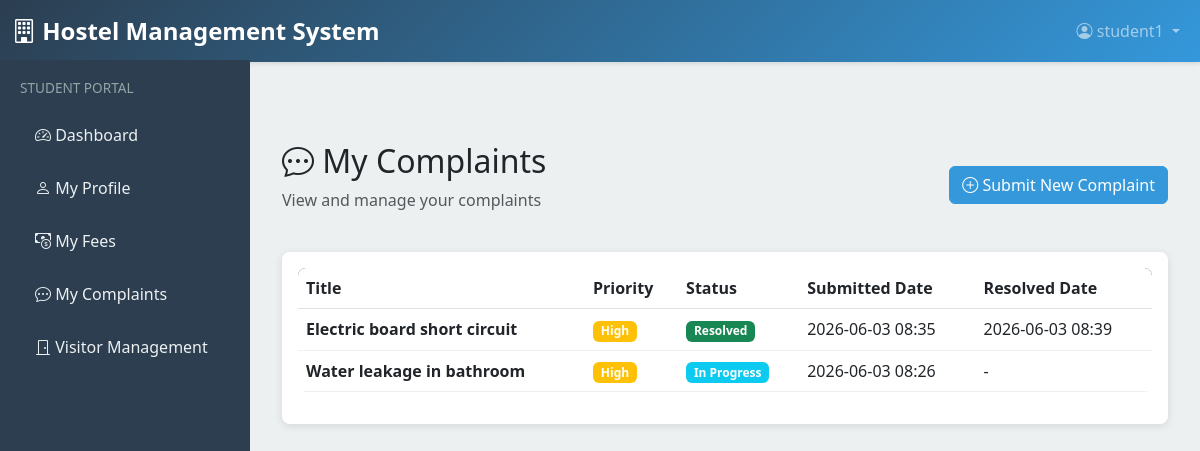
The page /student/complaints/ (signed in) on the database its author committed.
### core/models.py (models this page shows, shortened)
class Complaint(models.Model):
    STATUS_CHOICES = [
        ('submitted', 'Submitted'),
        ('in_progress', 'In Progress'),
        ('resolved', 'Resolved'),
        ('closed', 'Closed'),
    ]
    PRIORITY_CHOICES = [
        ('low', 'Low'),
        ('medium', 'Medium'),
        ('high', 'High'),
        ('urgent', 'Urgent'),
    ]
    student = models.ForeignKey(Student, on_delete=models.CASCADE, related_name='complaints')
    title = models.CharField(max_length=200)
    description = models.TextField()
    priority = models.CharField(max_length=20, choices=PRIORITY_CHOICES, default='medium')
    status = models.CharField(max_length=20, choices=STATUS_CHOICES, default='submitted')
    technician = models.ForeignKey(
        User,
        on_delete=models.SET_NULL,
        null=True,
        blank=True,
        related_name='assigned_complaints',
        limit_choices_to={'role__role': 'technician'}
    )
    resolution_details = models.TextField(blank=True)
    submitted_date = models.DateTimeField(auto_now_add=True)
    resolved_date = models.DateTimeField(null=True, blank=True)
    updated_at = models.DateTimeField(auto_now=True)

### core/views.py (the view)
# urls.py: path('student/complaints/', views.my_complaints, name='my_complaints'),
@login_required(login_url='login')
@user_passes_test(is_student)
def my_complaints(request):
    student = request.user.student_profile
    complaints = student.complaints.all().order_by('-submitted_date')
    context = {'complaints': complaints}
    return render(request, 'student/my_complaints.html', context)

### core/views.py (called while the page is built)
def is_student(user):
    return hasattr(user, 'role') and user.role.role == 'student'

### templates/student/my_complaints.html (shortened to what this page needs)
{% extends 'base.html' %}
{% block content %}
<div class="container-fluid">
    <div class="mb-4 d-flex justify-content-between align-items-center">
        <div>
            <h2><i class="bi bi-chat-dots"></i> My Complaints</h2>
            <p class="text-muted">View and manage your complaints</p>
        </div>
        <a href="{% url 'submit_complaint' %}" class="btn btn-primary">
            <i class="bi bi-plus-circle"></i> Submit New Complaint
        </a>
    </div>
    <div class="card">
        <div class="card-body">
            {% if complaints %}
            <div class="table-responsive">
                <table class="table table-hover">
                    <thead>
                        <tr>
                            <th>Title</th>
                            <th>Priority</th>
                            <th>Status</th>
                            <th>Submitted Date</th>
                            <th>Resolved Date</th>
                        </tr>
                    </thead>
                    <tbody>
                        {% for complaint in complaints %}
                        <tr>
                            <td><strong>{{ complaint.title }}</strong></td>
                            <td>
                                {% if complaint.priority == 'urgent' %}
                                    <span class="badge bg-danger">{{ complaint.get_priority_display }}</span>
                                {% elif complaint.priority == 'high' %}
                                    <span class="badge bg-warning">{{ complaint.get_priority_display }}</span>
                                {% else %}
                                    <span class="badge bg-info">{{ complaint.get_priority_display }}</span>
                                {% endif %}
                            </td>
                            <td>
                                {% if complaint.status == 'resolved' %}
                                    <span class="badge bg-success">{{ complaint.get_status_display }}</span>
                                {% elif complaint.status == 'in_progress' %}
                                    <span class="badge bg-info">{{ complaint.get_status_display }}</span>
                                {% else %}
                                    <span class="badge bg-warning">{{ complaint.get_status_display }}</span>
                                {% endif %}
                            </td>
                            <td>{{ complaint.submitted_date|date:"Y-m-d H:i" }}</td>
                            <td>
                                {% if complaint.resolved_date %}
                                    {{ complaint.resolved_date|date:"Y-m-d H:i" }}
                                {% else %}
                                    -
                                {% endif %}
                            </td>
                        </tr>
                        {% endfor %}
                    </tbody>
                </table>
            </div>
            {% else %}
            <div class="alert alert-info">
                <i class="bi bi-info-circle"></i> No complaints found.
            </div>
            {% endif %}
        </div>
    </div>
</div>
{% endblock %}

### templates/base.html (shortened to what this page needs)
<!DOCTYPE html>
<html lang="en">
<head>
    <link href="https://cdn.jsdelivr.net/npm/bootstrap@5.3.0/dist/css/bootstrap.min.css" rel="stylesheet">
    <link rel="stylesheet" href="https://cdn.jsdelivr.net/npm/bootstrap-icons@1.11.0/font/bootstrap-icons.css">
</head>
<body>
    <nav class="navbar navbar-expand-lg navbar-dark">
        <div class="container-fluid">
            <a class="navbar-brand" href="{% url 'dashboard' %}">
                <i class="bi bi-building"></i> Hostel Management System
            </a>
            <div class="collapse navbar-collapse" id="navbarNav">
                <ul class="navbar-nav ms-auto">
                    <li class="nav-item dropdown">
                        <a class="nav-link dropdown-toggle" href="#" role="button" data-bs-toggle="dropdown">
                            <i class="bi bi-person-circle"></i> {{ user.username }}
                        </a>
                    </li>
                </ul>
            </div>
        </div>
    </nav>
    <div class="container-fluid">
        <div class="row">
            {% if user.is_authenticated %}
            <nav class="sidebar">
                {% if user.role.role == 'admin' %}
                    <div class="mb-4">
                        <h6 style="color: #95a5a6; font-size: 0.85rem; text-transform: uppercase; margin-bottom: 15px;">Admin Panel</h6>
                        <a href="{% url 'dashboard' %}"><i class="bi bi-speedometer2"></i> Dashboard</a>
                        <a href="{% url 'user_management' %}"><i class="bi bi-people"></i> User Management</a>
                        <h6 style="color: #95a5a6; font-size: 0.85rem; text-transform: uppercase; margin-top: 20px; margin-bottom: 15px;">Academic</h6>
                        <a href="{% url 'student_list' %}"><i class="bi bi-person-badge"></i> Students</a>
                        <a href="{% url 'room_list' %}"><i class="bi bi-door-closed"></i> Rooms</a>
                        <h6 style="color: #95a5a6; font-size: 0.85rem; text-transform: uppercase; margin-top: 20px; margin-bottom: 15px;">Finance</h6>
                        <a href="{% url 'fee_list' %}"><i class="bi bi-cash-coin"></i> Fees</a>
                        <a href="{% url 'generate_fees' %}"><i class="bi bi-plus-circle"></i> Generate Fees</a>
                        <h6 style="color: #95a5a6; font-size: 0.85rem; text-transform: uppercase; margin-top: 20px; margin-bottom: 15px;">Operations</h6>
                        <a href="{% url 'complaint_list' %}"><i class="bi bi-chat-dots"></i> Complaints</a>
                        <a href="{% url 'reports' %}"><i class="bi bi-file-earmark-pdf"></i> Reports</a>
                    </div>
                {% elif user.role.role == 'student' %}
                    <div class="mb-4">
                        <h6 style="color: #95a5a6; font-size: 0.85rem; text-transform: uppercase; margin-bottom: 15px;">Student Portal</h6>
                        <a href="{% url 'dashboard' %}"><i class="bi bi-speedometer2"></i> Dashboard</a>
                        <a href="{% url 'student_profile' %}"><i class="bi bi-person"></i> My Profile</a>
                        <a href="{% url 'my_fees' %}"><i class="bi bi-cash-coin"></i> My Fees</a>
                        <a href="{% url 'my_complaints' %}"><i class="bi bi-chat-dots"></i> My Complaints</a>
                        <a href="{% url 'my_visitors' %}"><i class="bi bi-door-closed"></i> Visitor Management</a>
                    </div>
                {% endif %}
            </nav>
            {% endif %}
            <main class="main-content col">
                {% block content %}{% endblock %}
            </main>
        </div>
    </div>
</body>
</html>

### templates/base.html (style rules this page uses)
:root { --primary-color: #2c3e50; --secondary-color: #3498db; --success-color: #27ae60; --danger-color: #e74c3c; --warning-color: #f39c12; }
* { margin: 0; padding: 0; box-sizing: border-box; }
body { font-family: 'Segoe UI', Tahoma, Geneva, Verdana, sans-serif; background-color: #ecf0f1; }
.navbar { background: linear-gradient(135deg, var(--primary-color) 0%, var(--secondary-color) 100%); box-shadow: 0 2px 4px rgba(0,0,0,0.1); }
.navbar-brand { font-weight: 700; font-size: 1.5rem; }
.sidebar { background: var(--primary-color); min-height: 100vh; padding: 20px; position: fixed; left: 0; top: 60px; width: 250px; overflow-y: auto; }
.sidebar a { color: #ecf0f1; text-decoration: none; display: block; padding: 12px 15px; margin: 5px 0; border-radius: 5px; transition: all 0.3s ease; }
.main-content { margin-left: 250px; margin-top: 60px; padding: 20px; min-height: calc(100vh - 60px); }
.card { border: none; box-shadow: 0 2px 8px rgba(0,0,0,0.1); margin-bottom: 20px; border-radius: 8px; }
.btn-primary { background-color: var(--secondary-color); border-color: var(--secondary-color); }
table { background: white; border-radius: 8px; overflow: hidden; }
thead { background-color: var(--primary-color); color: white; }
tbody tr { border-bottom: 1px solid #ecf0f1; }

### rows shown on the page
Complaint: title "Electric board short circuit", priority "High", status "Resolved", submitted_date "2026-06-03 08:35", resolved_date "2026-06-03 08:39"
Complaint: title "Water leakage in bathroom", priority "High", status "In Progress", submitted_date "2026-06-03 08:26"

### other values the page prints
{{ user.username }} "student1"
